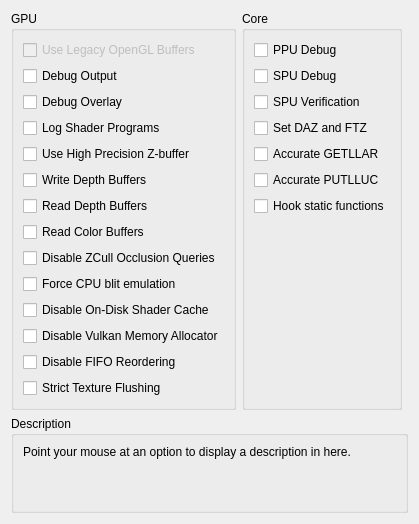
     <widget class="QWidget" name="debugTab">
      <attribute name="title">
       <string>Debug</string>
      </attribute>
      <layout class="QVBoxLayout" name="verticalLayout_53">
       <item>
        <layout class="QHBoxLayout" name="horizontalLayout_21" stretch="1,1,1">
         <item>
          <widget class="QGroupBox" name="groupBox_48">
           <property name="enabled">
            <bool>true</bool>
           </property>
           <property name="title">
            <string>GPU</string>
           </property>
           <property name="alignment">
            <set>Qt::AlignLeading|Qt::AlignLeft|Qt::AlignTop</set>
           </property>
           <layout class="QVBoxLayout" name="verticalLayout_17">
            <item alignment="Qt::AlignTop">
             <widget class="QCheckBox" name="glLegacyBuffers">
              <property name="enabled">
               <bool>false</bool>
              </property>
              <property name="text">
               <string>Use Legacy OpenGL Buffers</string>
              </property>
             </widget>
            </item>
            <item alignment="Qt::AlignTop">
             <widget class="QCheckBox" name="debugOutput">
              <property name="text">
               <string>Debug Output</string>
              </property>
             </widget>
            </item>
            <item>
             <widget class="QCheckBox" name="debugOverlay">
              <property name="text">
               <string>Debug Overlay</string>
              </property>
             </widget>
            </item>
            <item>
             <widget class="QCheckBox" name="logProg">
              <property name="text">
               <string>Log Shader Programs</string>
              </property>
             </widget>
            </item>
            <item alignment="Qt::AlignTop">
             <widget class="QCheckBox" name="forceHighpZ">
              <property name="text">
               <string>Use High Precision Z-buffer</string>
              </property>
             </widget>
            </item>
            <item>
             <widget class="QCheckBox" name="dumpDepth">
              <property name="text">
               <string>Write Depth Buffers</string>
              </property>
             </widget>
            </item>
            <item>
             <widget class="QCheckBox" name="readDepth">
              <property name="text">
               <string>Read Depth Buffers</string>
              </property>
             </widget>
            </item>
            <item>
             <widget class="QCheckBox" name="readColor">
              <property name="text">
               <string>Read Color Buffers</string>
              </property>
             </widget>
            </item>
            <item>
             <widget class="QCheckBox" name="disableHwOcclusionQueries">
              <property name="text">
               <string>Disable ZCull Occlusion Queries</string>
              </property>
             </widget>
            </item>
            <item>
             <widget class="QCheckBox" name="forceCpuBlitEmulation">
              <property name="text">
               <string>Force CPU blit emulation</string>
              </property>
             </widget>
            </item>
            <item>
             <widget class="QCheckBox" name="disableOnDiskShaderCache">
              <property name="text">
               <string>Disable On-Disk Shader Cache</string>
              </property>
             </widget>
            </item>
            <item>
             <widget class="QCheckBox" name="disableVulkanMemAllocator">
              <property name="text">
               <string>Disable Vulkan Memory Allocator</string>
              </property>
             </widget>
            </item>
            <item>
             <widget class="QCheckBox" name="disableFIFOReordering">
              <property name="text">
               <string>Disable FIFO Reordering</string>
              </property>
             </widget>
            </item>
            <item>
             <widget class="QCheckBox" name="strictTextureFlushing">
              <property name="text">
               <string>Strict Texture Flushing</string>
              </property>
             </widget>
            </item>
           </layout>
          </widget>
         </item>
         <item>
          <widget class="QGroupBox" name="groupBox_7">
           <property name="title">
            <string>Core</string>
           </property>
           <layout class="QVBoxLayout" name="verticalLayout_44">
            <item>
             <widget class="QCheckBox" name="ppuDebug">
              <property name="text">
               <string>PPU Debug</string>
              </property>
             </widget>
            </item>
            <item>
             <widget class="QCheckBox" name="spuDebug">
              <property name="text">
               <string>SPU Debug</string>
              </property>
             </widget>
            </item>
            <item>
             <widget class="QCheckBox" name="spuVerification">
              <property name="text">
               <string>SPU Verification</string>
              </property>
             </widget>
            </item>
            <item>
             <widget class="QCheckBox" name="setDAZandFTZ">
              <property name="text">
               <string>Set DAZ and FTZ</string>
              </property>
             </widget>
            </item>
            <item>
             <widget class="QCheckBox" name="accurateGETLLAR">
              <property name="text">
               <string>Accurate GETLLAR</string>
              </property>
             </widget>
            </item>
            <item>
             <widget class="QCheckBox" name="accuratePUTLLUC">
              <property name="text">
               <string>Accurate PUTLLUC</string>
              </property>
             </widget>
            </item>
            <item>
             <widget class="QCheckBox" name="hookStFunc">
              <property name="text">
               <string>Hook static functions</string>
              </property>
             </widget>
            </item>
            <item>
             <spacer name="verticalSpacer">
              <property name="orientation">
               <enum>Qt::Vertical</enum>
              </property>
              <property name="sizeHint" stdset="0">
               <size>
                <width>0</width>
                <height>0</height>
               </size>
              </property>
             </spacer>
            </item>
           </layout>
          </widget>
         </item>
         <item>
          <widget class="QWidget" name="widget_11" native="true"/>
         </item>
        </layout>
       </item>
       <item>
        <spacer name="verticalSpacer_10">
         <property name="orientation">
          <enum>Qt::Vertical</enum>
         </property>
         <property name="sizeHint" stdset="0">
          <size>
           <width>0</width>
           <height>0</height>
          </size>
         </property>
        </spacer>
       </item>
       <item>
        <widget class="QGroupBox" name="groupBox_63">
         <property name="title">
          <string>Description</string>
         </property>
         <layout class="QVBoxLayout" name="verticalLayout_52">
          <item>
           <widget class="QLabel" name="description_debug">
            <property name="text">
             <string>Point your mouse at an option to display a description in here.


</string>
            </property>
            <property name="textFormat">
             <enum>Qt::PlainText</enum>
            </property>
            <property name="alignment">
             <set>Qt::AlignLeading|Qt::AlignLeft|Qt::AlignTop</set>
            </property>
            <property name="wordWrap">
             <bool>true</bool>
            </property>
           </widget>
          </item>
         </layout>
        </widget>
       </item>
      </layout>
     </widget>
